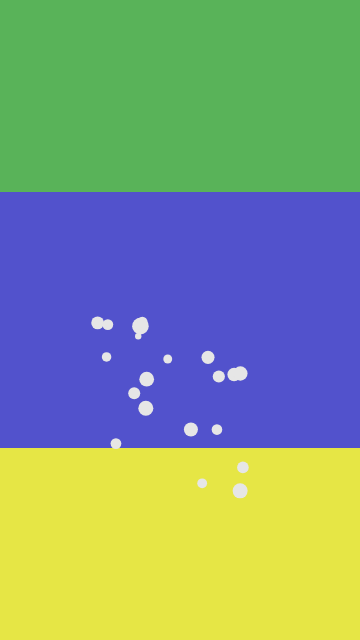
Frame 1 (no input)
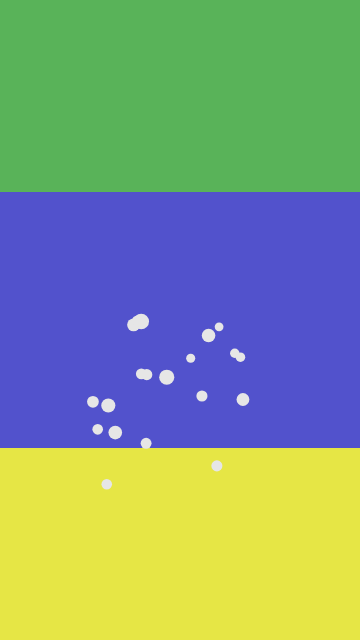
Frame 60 (no input)
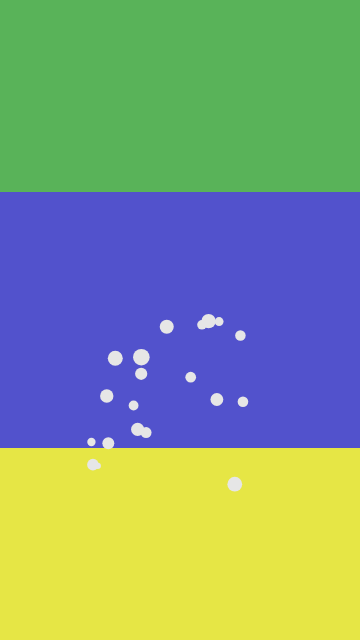
Frame 120 (the mouse pressed at the canvas centre since frame 60)

The p5.js sketch that drew these frames (run headless with seeded random() and noise() and a simulated clock; from frame 60 on, the mouse is pressed at the canvas centre):

// p5.js sketch
// ── sketch.js
let staticParticles = [];
let isProcessing = false;
let processingTimer = 0;
let flashActive = false;
let focusBoxVisible = false;
let focusBoxTimer = 0;

function setup() {
  createCanvas(360, 640);
  colorMode(HSB, 360, 100, 100, 1);
  
  // Initialize static particles
  for (let i = 0; i < 500; i++) {
    staticParticles.push({
      x: random(width),
      y: random(height),
      size: random(1, 3),
      brightness: random(20, 80)
    });
  }
}

function draw() {
  background(0);
  
  // Draw static background
  drawStatic();
  
  // Draw viewfinder overlay
  drawViewfinder();
  
  // Handle processing state
  if (isProcessing) {
    processImage();
  } else {
    // Draw live viewfinder content
    drawLiveView();
  }
  
  // Flash effect
  if (flashActive) {
    drawFlash();
  }
  
  // Focus box
  if (focusBoxVisible) {
    drawFocusBox();
  }
  
  // Update timers
  if (processingTimer > 0) {
    processingTimer--;
  } else if (isProcessing) {
    isProcessing = false;
  }
  
  if (focusBoxTimer > 0) {
    focusBoxTimer--;
  } else if (focusBoxVisible) {
    focusBoxVisible = false;
  }
}

function drawStatic() {
  noStroke();
  for (let p of staticParticles) {
    fill(0, 0, p.brightness, 0.1);
    ellipse(p.x, p.y, p.size);
  }
}

function drawLiveView() {
  // Simulate camera view with some flickering
  let time = millis() * 0.001;
  
  // Draw scene elements
  fill(120, 50, 70);
  rect(0, 0, width, height * 0.3);
  
  fill(240, 60, 80);
  rect(0, height * 0.3, width, height * 0.4);
  
  fill(60, 70, 90);
  rect(0, height * 0.7, width, height * 0.3);
  
  // Add some random elements to simulate a scene
  for (let i = 0; i < 20; i++) {
    let x = map(noise(time + i), 0, 1, 0, width);
    let y = map(noise(time + i * 0.5), 0, 1, height * 0.3, height);
    let size = map(noise(time + i * 2), 0, 1, 5, 20);
    
    fill(0, 0, 90);
    ellipse(x, y, size);
  }
  
  // Simulate subtle flickering
  if (random() < 0.05) {
    fill(255, 30);
    rect(0, 0, width, height);
  }
}

function drawViewfinder() {
  noFill();
  stroke(0, 0, 100);
  strokeWeight(2);
  
  // Main frame
  rect(0, 0, width, height);
  
  // Inner border
  rect(10, 10, width - 20, height - 20);
  
  // Viewfinder area
  let viewWidth = width * 0.8;
  let viewHeight = height * 0.7;
  let viewX = (width - viewWidth) / 2;
  let viewY = (height - viewHeight) / 2;
  
  rect(viewX, viewY, viewWidth, viewHeight);
  
  // Center crosshair
  strokeWeight(1);
  line(width/2 - 10, height/2, width/2 + 10, height/2);
  line(width/2, height/2 - 10, width/2, height/2 + 10);
  
  // Info overlay
  fill(0, 0, 100);
  noStroke();
  textSize(12);
  text("NOKIA N900", 10, 20);
  text("Flash", 10, height - 20);
}

function drawFlash() {
  if (frameCount % 5 === 0) {
    fill(255, 0.7);
    rect(0, 0, width, height);
  }
}

function drawFocusBox() {
  let size = 60;
  let x = width/2 - size/2;
  let y = height/2 - size/2;
  
  stroke(0, 0, 100);
  strokeWeight(2);
  noFill();
  rect(x, y, size, size);
}

function processImage() {
  // Simulate processing by drawing an AI-enhanced effect
  if (processingTimer > 15) {
    // Draw enhanced scene
    fill(0, 0, 100, 0.2);
    rect(0, 0, width, height);
    
    // Draw some abstract shapes to simulate enhancement
    noStroke();
    for (let i = 0; i < 50; i++) {
      let x = random(width);
      let y = random(height);
      let size = random(10, 50);
      fill(random(360), 80, 80, 0.3);
      ellipse(x, y, size);
    }
  } else if (processingTimer > 5) {
    // Draw processing effect
    for (let i = 0; i < 100; i++) {
      let x = random(width);
      let y = random(height);
      let size = random(2, 8);
      fill(255, 0.5);
      ellipse(x, y, size);
    }
  } else {
    // Draw raw viewfinder
    drawLiveView();
  }
}

function mousePressed() {
  if (!isProcessing) {
    isProcessing = true;
    processingTimer = 30;
    flashActive = true;
    focusBoxVisible = true;
    focusBoxTimer = 15;
    
    setTimeout(() => {
      flashActive = false;
    }, 200);
  }
}
